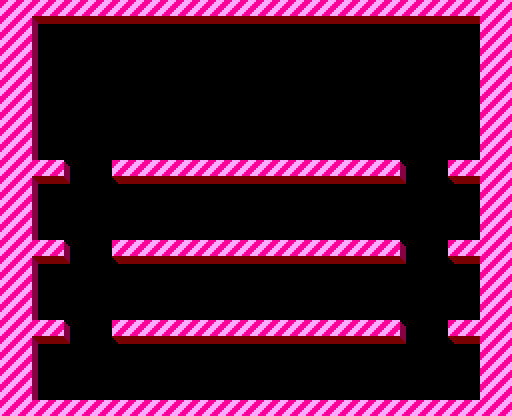

Tiled map render using the project's own tile images. Description and the whole map definition, tile-layer contents included, below:
An orthogonal 32x26 tile map with 16x16 px tiles, 1 tile layer (Tile Layer 1).

<map version="1.5" tiledversion="1.6.0" orientation="orthogonal" renderorder="right-down" width="32" height="26" tilewidth="16" tileheight="16" infinite="0" nextlayerid="2" nextobjectid="1">
 <tileset firstgid="1" source="tiles.tsx" />
 <layer id="1" name="Tile Layer 1" width="32" height="26">
  <data encoding="csv">
1,1,1,1,1,1,1,1,1,1,1,1,1,1,1,1,1,1,1,1,1,1,1,1,1,1,1,1,1,1,1,1,
1,1,0,0,0,0,0,0,0,0,0,0,0,0,0,0,0,0,0,0,0,0,0,0,0,0,0,0,0,0,1,1,
1,1,0,0,0,0,0,0,0,0,0,0,0,0,0,0,0,0,0,0,0,0,0,0,0,0,0,0,0,0,1,1,
1,1,0,0,0,0,0,0,0,0,0,0,0,0,0,0,0,0,0,0,0,0,0,0,0,0,0,0,0,0,1,1,
1,1,0,0,0,0,0,0,0,0,0,0,0,0,0,0,0,0,0,0,0,0,0,0,0,0,0,0,0,0,1,1,
1,1,0,0,0,0,0,0,0,0,0,0,0,0,0,0,0,0,0,0,0,0,0,0,0,0,0,0,0,0,1,1,
1,1,0,0,0,0,0,0,0,0,0,0,0,0,0,0,0,0,0,0,0,0,0,0,0,0,0,0,0,0,1,1,
1,1,0,0,0,0,0,0,0,0,0,0,0,0,0,0,0,0,0,0,0,0,0,0,0,0,0,0,0,0,1,1,
1,1,0,0,0,0,0,0,0,0,0,0,0,0,0,0,0,0,0,0,0,0,0,0,0,0,0,0,0,0,1,1,
1,1,0,0,0,0,0,0,0,0,0,0,0,0,0,0,0,0,0,0,0,0,0,0,0,0,0,0,0,0,1,1,
1,1,1,1,0,0,0,1,1,1,1,1,1,1,1,1,1,1,1,1,1,1,1,1,1,0,0,0,1,1,1,1,
1,1,0,0,0,0,0,0,0,0,0,0,0,0,0,0,0,0,0,0,0,0,0,0,0,0,0,0,0,0,1,1,
1,1,0,0,0,0,0,0,0,0,0,0,0,0,0,0,0,0,0,0,0,0,0,0,0,0,0,0,0,0,1,1,
1,1,0,0,0,0,0,0,0,0,0,0,0,0,0,0,0,0,0,0,0,0,0,0,0,0,0,0,0,0,1,1,
1,1,0,0,0,0,0,0,0,0,0,0,0,0,0,0,0,0,0,0,0,0,0,0,0,0,0,0,0,0,1,1,
1,1,1,1,0,0,0,1,1,1,1,1,1,1,1,1,1,1,1,1,1,1,1,1,1,0,0,0,1,1,1,1,
1,1,0,0,0,0,0,0,0,0,0,0,0,0,0,0,0,0,0,0,0,0,0,0,0,0,0,0,0,0,1,1,
1,1,0,0,0,0,0,0,0,0,0,0,0,0,0,0,0,0,0,0,0,0,0,0,0,0,0,0,0,0,1,1,
1,1,0,0,0,0,0,0,0,0,0,0,0,0,0,0,0,0,0,0,0,0,0,0,0,0,0,0,0,0,1,1,
1,1,0,0,0,0,0,0,0,0,0,0,0,0,0,0,0,0,0,0,0,0,0,0,0,0,0,0,0,0,1,1,
1,1,1,1,0,0,0,1,1,1,1,1,1,1,1,1,1,1,1,1,1,1,1,1,1,0,0,0,1,1,1,1,
1,1,0,0,0,0,0,0,0,0,0,0,0,0,0,0,0,0,0,0,0,0,0,0,0,0,0,0,0,0,1,1,
1,1,0,0,0,0,0,0,0,0,0,0,0,0,0,0,0,0,0,0,0,0,0,0,0,0,0,0,0,0,1,1,
1,1,0,0,0,0,0,0,0,0,0,0,0,0,0,0,0,0,0,0,0,0,0,0,0,0,0,0,0,0,1,1,
1,1,0,0,0,0,0,0,0,0,0,0,0,0,0,0,0,0,0,0,0,0,0,0,0,0,0,0,0,0,1,1,
1,1,1,1,1,1,1,1,1,1,1,1,1,1,1,1,1,1,1,1,1,1,1,1,1,1,1,1,1,1,1,1
</data>
 </layer>
</map>
